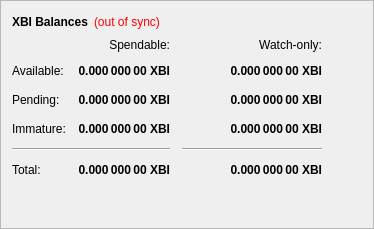
        <widget class="QFrame" name="frame">
         <property name="frameShape">
          <enum>QFrame::StyledPanel</enum>
         </property>
         <property name="frameShadow">
          <enum>QFrame::Raised</enum>
         </property>
         <layout class="QVBoxLayout" name="verticalLayout_4">
          <item>
           <layout class="QHBoxLayout" name="horizontalLayout_4">
            <item>
             <widget class="QLabel" name="label_5">
              <property name="font">
               <font>
                <weight>75</weight>
                <bold>true</bold>
               </font>
              </property>
              <property name="text">
               <string>XBI Balances</string>
              </property>
             </widget>
            </item>
            <item>
             <widget class="QLabel" name="labelWalletStatus">
              <property name="cursor">
               <cursorShape>WhatsThisCursor</cursorShape>
              </property>
              <property name="toolTip">
               <string>The displayed information may be out of date. Your wallet automatically synchronizes with the XBI network after a connection is established, but this process has not completed yet.</string>
              </property>
              <property name="styleSheet">
               <string notr="true">QLabel { color: red; }</string>
              </property>
              <property name="text">
               <string notr="true">(out of sync)</string>
              </property>
              <property name="alignment">
               <set>Qt::AlignLeading|Qt::AlignLeft|Qt::AlignVCenter</set>
              </property>
             </widget>
            </item>
            <item>
             <spacer name="horizontalSpacer_3">
              <property name="orientation">
               <enum>Qt::Horizontal</enum>
              </property>
              <property name="sizeHint" stdset="0">
               <size>
                <width>40</width>
                <height>20</height>
               </size>
              </property>
             </spacer>
            </item>
           </layout>
          </item>
          <item>
           <layout class="QGridLayout" name="gridLayout">
            <property name="spacing">
             <number>12</number>
            </property>
            <item row="2" column="2">
             <widget class="QLabel" name="labelWatchPending">
              <property name="font">
               <font>
                <weight>75</weight>
                <bold>true</bold>
               </font>
              </property>
              <property name="cursor">
               <cursorShape>IBeamCursor</cursorShape>
              </property>
              <property name="toolTip">
               <string>Unconfirmed transactions to watch-only addresses</string>
              </property>
              <property name="text">
               <string notr="true">0.000 000 00 XBI</string>
              </property>
              <property name="alignment">
               <set>Qt::AlignRight|Qt::AlignTrailing|Qt::AlignVCenter</set>
              </property>
              <property name="textInteractionFlags">
               <set>Qt::LinksAccessibleByMouse|Qt::TextSelectableByKeyboard|Qt::TextSelectableByMouse</set>
              </property>
             </widget>
            </item>
            <item row="2" column="1">
             <widget class="QLabel" name="labelUnconfirmed">
              <property name="font">
               <font>
                <weight>75</weight>
                <bold>true</bold>
               </font>
              </property>
              <property name="cursor">
               <cursorShape>IBeamCursor</cursorShape>
              </property>
              <property name="toolTip">
               <string>Total of transactions that have yet to be confirmed, and do not yet count toward the spendable balance</string>
              </property>
              <property name="text">
               <string notr="true">0.000 000 00 XBI</string>
              </property>
              <property name="alignment">
               <set>Qt::AlignRight|Qt::AlignTrailing|Qt::AlignVCenter</set>
              </property>
              <property name="textInteractionFlags">
               <set>Qt::LinksAccessibleByMouse|Qt::TextSelectableByKeyboard|Qt::TextSelectableByMouse</set>
              </property>
             </widget>
            </item>
            <item row="3" column="2">
             <widget class="QLabel" name="labelWatchImmature">
              <property name="font">
               <font>
                <weight>75</weight>
                <bold>true</bold>
               </font>
              </property>
              <property name="cursor">
               <cursorShape>IBeamCursor</cursorShape>
              </property>
              <property name="toolTip">
               <string>Staked or masternode rewards in watch-only addresses that has not yet matured</string>
              </property>
              <property name="text">
               <string notr="true">0.000 000 00 XBI</string>
              </property>
              <property name="alignment">
               <set>Qt::AlignRight|Qt::AlignTrailing|Qt::AlignVCenter</set>
              </property>
              <property name="textInteractionFlags">
               <set>Qt::LinksAccessibleByMouse|Qt::TextSelectableByKeyboard|Qt::TextSelectableByMouse</set>
              </property>
             </widget>
            </item>
            <item row="4" column="0" colspan="2">
             <widget class="Line" name="lineSpendableBalance">
              <property name="orientation">
               <enum>Qt::Horizontal</enum>
              </property>
             </widget>
            </item>
            <item row="4" column="2">
             <widget class="Line" name="lineWatchBalance">
              <property name="sizePolicy">
               <sizepolicy hsizetype="Preferred" vsizetype="Fixed">
                <horstretch>0</horstretch>
                <verstretch>0</verstretch>
               </sizepolicy>
              </property>
              <property name="minimumSize">
               <size>
                <width>140</width>
                <height>0</height>
               </size>
              </property>
              <property name="orientation">
               <enum>Qt::Horizontal</enum>
              </property>
             </widget>
            </item>
            <item row="5" column="0">
             <widget class="QLabel" name="labelTotalText">
              <property name="text">
               <string>Total:</string>
              </property>
             </widget>
            </item>
            <item row="3" column="1">
             <widget class="QLabel" name="labelImmature">
              <property name="font">
               <font>
                <weight>75</weight>
                <bold>true</bold>
               </font>
              </property>
              <property name="cursor">
               <cursorShape>IBeamCursor</cursorShape>
              </property>
              <property name="toolTip">
               <string>Staked or masternode rewards that has not yet matured</string>
              </property>
              <property name="text">
               <string notr="true">0.000 000 00 XBI</string>
              </property>
              <property name="alignment">
               <set>Qt::AlignRight|Qt::AlignTrailing|Qt::AlignVCenter</set>
              </property>
              <property name="textInteractionFlags">
               <set>Qt::LinksAccessibleByMouse|Qt::TextSelectableByKeyboard|Qt::TextSelectableByMouse</set>
              </property>
             </widget>
            </item>
            <item row="2" column="3">
             <spacer name="horizontalSpacer_2">
              <property name="orientation">
               <enum>Qt::Horizontal</enum>
              </property>
              <property name="sizeHint" stdset="0">
               <size>
                <width>40</width>
                <height>20</height>
               </size>
              </property>
             </spacer>
            </item>
            <item row="3" column="0">
             <widget class="QLabel" name="labelImmatureText">
              <property name="text">
               <string>Immature:</string>
              </property>
             </widget>
            </item>
            <item row="5" column="1">
             <widget class="QLabel" name="labelTotal">
              <property name="font">
               <font>
                <weight>75</weight>
                <bold>true</bold>
               </font>
              </property>
              <property name="cursor">
               <cursorShape>IBeamCursor</cursorShape>
              </property>
              <property name="toolTip">
               <string>Your current total balance</string>
              </property>
              <property name="text">
               <string notr="true">0.000 000 00 XBI</string>
              </property>
              <property name="alignment">
               <set>Qt::AlignRight|Qt::AlignTrailing|Qt::AlignVCenter</set>
              </property>
              <property name="textInteractionFlags">
               <set>Qt::LinksAccessibleByMouse|Qt::TextSelectableByKeyboard|Qt::TextSelectableByMouse</set>
              </property>
             </widget>
            </item>
            <item row="5" column="2">
             <widget class="QLabel" name="labelWatchTotal">
              <property name="font">
               <font>
                <weight>75</weight>
                <bold>true</bold>
               </font>
              </property>
              <property name="cursor">
               <cursorShape>IBeamCursor</cursorShape>
              </property>
              <property name="toolTip">
               <string>Current total balance in watch-only addresses</string>
              </property>
              <property name="text">
               <string notr="true">0.000 000 00 XBI</string>
              </property>
              <property name="alignment">
               <set>Qt::AlignRight|Qt::AlignTrailing|Qt::AlignVCenter</set>
              </property>
              <property name="textInteractionFlags">
               <set>Qt::LinksAccessibleByMouse|Qt::TextSelectableByKeyboard|Qt::TextSelectableByMouse</set>
              </property>
             </widget>
            </item>
            <item row="0" column="2">
             <widget class="QLabel" name="labelWatchonly">
              <property name="text">
               <string>Watch-only:</string>
              </property>
              <property name="alignment">
               <set>Qt::AlignRight|Qt::AlignTrailing|Qt::AlignVCenter</set>
              </property>
             </widget>
            </item>
            <item row="1" column="0">
             <widget class="QLabel" name="labelBalanceText">
              <property name="text">
               <string>Available:</string>
              </property>
             </widget>
            </item>
            <item row="1" column="1">
             <widget class="QLabel" name="labelBalance">
              <property name="font">
               <font>
                <weight>75</weight>
                <bold>true</bold>
               </font>
              </property>
              <property name="cursor">
               <cursorShape>IBeamCursor</cursorShape>
              </property>
              <property name="toolTip">
               <string>Your current spendable balance</string>
              </property>
              <property name="text">
               <string notr="true">0.000 000 00 XBI</string>
              </property>
              <property name="alignment">
               <set>Qt::AlignRight|Qt::AlignTrailing|Qt::AlignVCenter</set>
              </property>
              <property name="textInteractionFlags">
               <set>Qt::LinksAccessibleByMouse|Qt::TextSelectableByKeyboard|Qt::TextSelectableByMouse</set>
              </property>
             </widget>
            </item>
            <item row="1" column="2">
             <widget class="QLabel" name="labelWatchAvailable">
              <property name="font">
               <font>
                <weight>75</weight>
                <bold>true</bold>
               </font>
              </property>
              <property name="cursor">
               <cursorShape>IBeamCursor</cursorShape>
              </property>
              <property name="toolTip">
               <string>Your current balance in watch-only addresses</string>
              </property>
              <property name="text">
               <string notr="true">0.000 000 00 XBI</string>
              </property>
              <property name="alignment">
               <set>Qt::AlignRight|Qt::AlignTrailing|Qt::AlignVCenter</set>
              </property>
              <property name="textInteractionFlags">
               <set>Qt::LinksAccessibleByMouse|Qt::TextSelectableByKeyboard|Qt::TextSelectableByMouse</set>
              </property>
             </widget>
            </item>
            <item row="2" column="0">
             <widget class="QLabel" name="labelPendingText">
              <property name="text">
               <string>Pending:</string>
              </property>
             </widget>
            </item>
            <item row="0" column="1">
             <widget class="QLabel" name="labelSpendable">
              <property name="text">
               <string>Spendable:</string>
              </property>
              <property name="alignment">
               <set>Qt::AlignRight|Qt::AlignTrailing|Qt::AlignVCenter</set>
              </property>
             </widget>
            </item>
           </layout>
          </item>
          <item>
           <spacer name="verticalSpacer_4">
            <property name="orientation">
             <enum>Qt::Vertical</enum>
            </property>
            <property name="sizeHint" stdset="0">
             <size>
              <width>20</width>
              <height>40</height>
             </size>
            </property>
           </spacer>
          </item>
         </layout>
        </widget>
